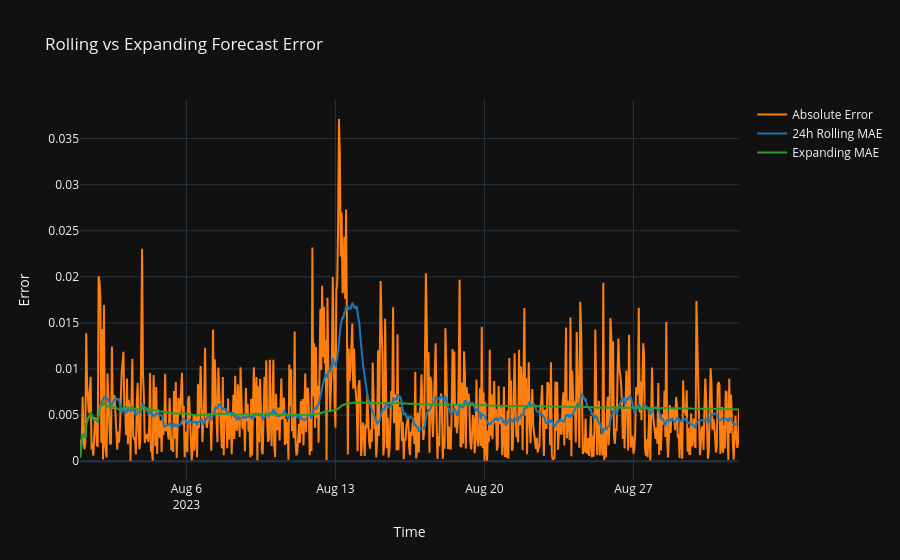

Notebook source saved alongside this figure:
### Code cell
fig_error = go.Figure()
fig_error.add_trace(go.Scatter(
    x=forecast_history.index,
    y=forecast_history['abs_error'],
    mode='lines',
    name='Absolute Error',
    line=dict(color='#ff7f0e'),
))
fig_error.add_trace(go.Scatter(
    x=forecast_history.index,
    y=forecast_history['rolling_mae'],
    mode='lines',
    name=f'{window_hours}h Rolling MAE',
    line=dict(color='#1f77b4'),
))
fig_error.add_trace(go.Scatter(
    x=forecast_history.index,
    y=forecast_history['expanding_mae'],
    mode='lines',
    name='Expanding MAE',
    line=dict(color='#2ca02c'),
))
fig_error.update_layout(
    title='Rolling vs Expanding Forecast Error',
    xaxis_title='Time',
    yaxis_title='Error',
    template='plotly_dark',
)
fig_error.show()

### Figure 1 — Plotly figure (JSON) as saved in the notebook; plotly's stock layout.template omitted (floating-point values rounded to 4 significant figures; data arrays with more than 128 entries replaced by an {"elided": "..."} marker saying what was removed)
{"data": [{"line": {"color": "#ff7f0e"}, "mode": "lines", "name": "Absolute Error", "type": "scatter", "x": {"elided": "744 str values"}, "y": {"elided": "744 float values"}}, {"line": {"color": "#1f77b4"}, "mode": "lines", "name": "24h Rolling MAE", "type": "scatter", "x": {"elided": "744 str values"}, "y": {"elided": "744 float values"}}, {"line": {"color": "#2ca02c"}, "mode": "lines", "name": "Expanding MAE", "type": "scatter", "x": {"elided": "744 str values"}, "y": {"elided": "744 float values"}}], "layout": {"title": {"text": "Rolling vs Expanding Forecast Error"}, "xaxis": {"title": {"text": "Time"}}, "yaxis": {"title": {"text": "Error"}}}}
